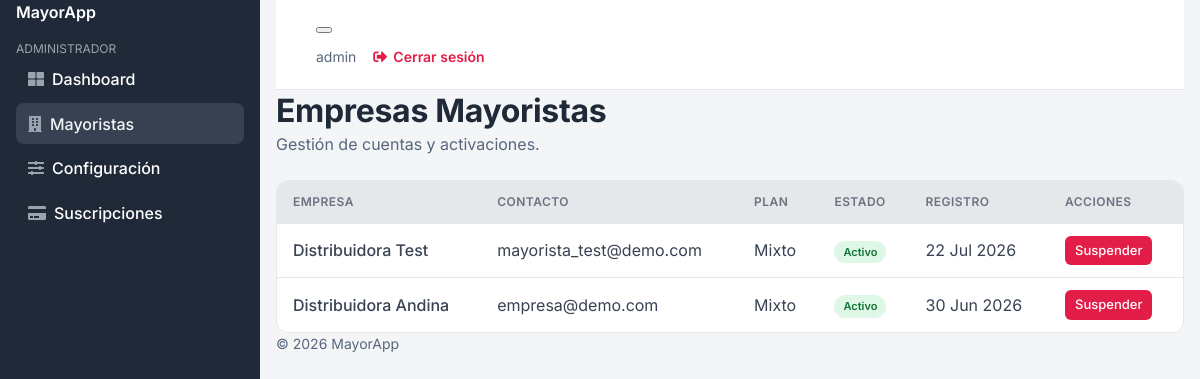
Page /admin-panel/mayoristas/ (signed in) on the committed database.
### appDjango/models.py (models this page shows, shortened)
class Mayorista(models.Model):
    CATEGORIA_CHOICES = [
        ("bebidas", "Bebidas"),
        ("abarrotes", "Abarrotes"),
        ("lacteos", "Lácteos"),
        ("limpieza", "Limpieza"),
        ("otro", "Otro"),
    ]
    PLAN_CHOICES = [
        ("suscripcion", "Suscripción"),
        ("comision", "Comisión"),
        ("mixto", "Mixto"),
    ]
    ESTADO_CHOICES = [
        ("pendiente_pago", "Pendiente de pago"),
        ("activo", "Activo"),
        ("suspendido", "Suspendido"),
    ]
    cuenta = models.OneToOneField(
        settings.AUTH_USER_MODEL,
        on_delete=models.CASCADE,
        related_name="perfil_mayorista",
    )
    nombre = models.CharField(max_length=255)
    categoria = models.CharField(max_length=20, choices=CATEGORIA_CHOICES)
    logo_url = models.TextField(blank=True, null=True)
    estado = models.CharField(
        max_length=20, choices=ESTADO_CHOICES, default="pendiente_pago"
    )
    plan = models.CharField(max_length=20, choices=PLAN_CHOICES, default="suscripcion")
    tarifa_anual = models.DecimalField(max_digits=10, decimal_places=2, default=0)
    porcentaje_comision = models.DecimalField(max_digits=5, decimal_places=2, default=0)
    fecha_vencimiento = models.DateField(blank=True, null=True)

### appDjango/views.py (the view)
# urls.py: path("admin-panel/mayoristas/", views.admin_mayoristas, name="portal_admin_mayoristas"),
@admin_required
def admin_mayoristas(request):
    mayoristas = Mayorista.objects.order_by("-id")
    return render(request, "admin/mayoristas.html", {"mayoristas": mayoristas})

### appDjango/views.py (called while the page is built)
def admin_required(view_func):
    @wraps(view_func)
    def wrapper(request, *args, **kwargs):
        if not request.user.is_authenticated or not request.user.is_staff:
            return redirect("portal_login_admin")
        return view_func(request, *args, **kwargs)
    return wrapper

### appDjango/templates/admin/mayoristas.html (shortened to what this page needs)
{% extends 'layouts/base.html' %}
{% block content %}
  <div class="mb-4">
    <h1 class="h4 mb-0">Empresas Mayoristas</h1>
    <p class="text-muted mb-0">Gestión de cuentas y activaciones.</p>
  </div>
  <div class="table-card">
    <table>
      <thead>
        <tr><th>Empresa</th><th>Contacto</th><th>Plan</th><th>Estado</th><th>Registro</th><th>Acciones</th></tr>
      </thead>
      <tbody>
        {% for mayorista in mayoristas %}
          <tr>
            <td><strong>{{ mayorista.nombre }}</strong></td>
            <td>{{ mayorista.cuenta.email }}</td>
            <td>{{ mayorista.get_plan_display }}</td>
            <td>
              {% if mayorista.estado == 'activo' %}<span class="portal-badge portal-badge-green">Activo</span>
              {% elif mayorista.estado == 'suspendido' %}<span class="portal-badge portal-badge-red">Suspendido</span>
              {% else %}<span class="portal-badge portal-badge-amber">Pendiente de pago</span>{% endif %}
            </td>
            <td>{{ mayorista.cuenta.date_joined|date:"d M Y" }}</td>
            <td>
              <a href="{% url 'portal_admin_mayorista_toggle' mayorista.id %}" class="action {% if mayorista.estado == 'activo' %}action-delete{% else %}action-view{% endif %}">
                {% if mayorista.estado == 'activo' %}Suspender{% else %}Activar{% endif %}
              </a>
            </td>
          </tr>
        {% empty %}
          <tr><td colspan="6">No hay mayoristas registrados.</td></tr>
        {% endfor %}
      </tbody>
    </table>
  </div>
{% endblock %}

### appDjango/templates/includes/navigation.html (shortened to what this page needs)
<nav class="navbar navbar-top navbar-expand border-bottom">
  <div class="container-fluid px-0">
    <button class="navbar-toggler d-lg-none me-3" type="button" data-bs-toggle="collapse" data-bs-target="#sidebarMenu" aria-controls="sidebarMenu" aria-label="Abrir menú">
    </button>
    <div class="d-flex align-items-center ms-auto">
      {% if user.is_authenticated %}
        <span class="text-muted small me-3">{{ user.username }}</span>
        <a href="{% url 'portal_logout' %}" class="btn btn-outline-danger btn-sm">
          <i class="fas fa-sign-out-alt"></i> Cerrar sesión
        </a>
      {% endif %}
    </div>
  </div>
</nav>

### rows in the picture
Mayorista: nombre "Distribuidora Test", cuenta.email "mayorista_test@demo.com", plan "Mixto", estado "Activo", cuenta.date_joined "22 Jul 2026"
Mayorista: nombre "Distribuidora Andina", cuenta.email "empresa@demo.com", plan "Mixto", estado "Activo", cuenta.date_joined "30 Jun 2026"

### other values in the picture
{{ user.username }} "admin"
